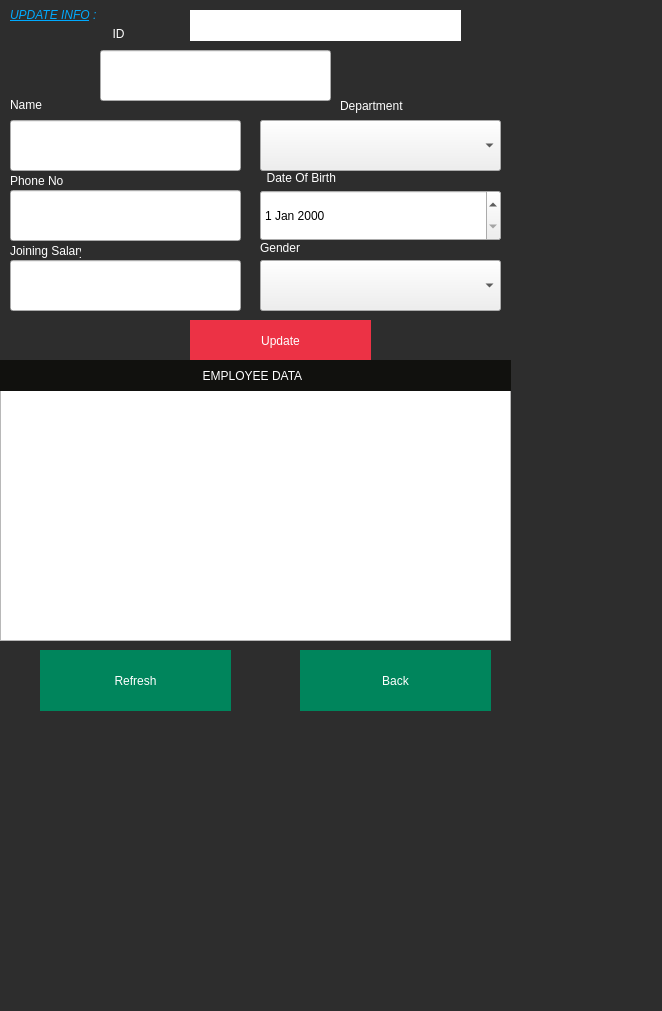
<?xml version="1.0" encoding="UTF-8"?>
<ui version="4.0">
 <class>Update</class>
 <widget class="QDialog" name="Update">
  <property name="geometry">
   <rect>
    <x>0</x>
    <y>0</y>
    <width>662</width>
    <height>1011</height>
   </rect>
  </property>
  <property name="windowTitle">
   <string>Dialog</string>
  </property>
  <property name="styleSheet">
   <string notr="true">#Update
{
	background:#2D2D2D;
}

</string>
  </property>
  <widget class="QLabel" name="upconnection">
   <property name="geometry">
    <rect>
     <x>190</x>
     <y>10</y>
     <width>271</width>
     <height>31</height>
    </rect>
   </property>
   <property name="styleSheet">
    <string notr="true">#upconnection
{
	background:white;
	color:black;
	border:none;
	padding-left:6px;
}</string>
   </property>
   <property name="text">
    <string/>
   </property>
  </widget>
  <widget class="QLabel" name="label_10">
   <property name="geometry">
    <rect>
     <x>10</x>
     <y>0</y>
     <width>111</width>
     <height>31</height>
    </rect>
   </property>
   <property name="text">
    <string>&lt;html&gt;&lt;head/&gt;&lt;body&gt;&lt;p&gt;&lt;span style=&quot; font-style:italic; text-decoration: underline; color:#00aaff;&quot;&gt;UPDATE INFO&lt;/span&gt;&lt;span style=&quot; font-style:italic; color:#00aaff;&quot;&gt; : &lt;/span&gt;&lt;/p&gt;&lt;/body&gt;&lt;/html&gt;</string>
   </property>
  </widget>
  <widget class="QPushButton" name="Back">
   <property name="geometry">
    <rect>
     <x>300</x>
     <y>650</y>
     <width>191</width>
     <height>61</height>
    </rect>
   </property>
   <property name="styleSheet">
    <string notr="true">#Back
{
	background:#00855C;
	border:none;
	color:white;
}

#Back:hover
{
	background:#2D2D2D;
	border:2px solid #00855C;
	color:#00855C;
}</string>
   </property>
   <property name="text">
    <string>Back</string>
   </property>
  </widget>
  <widget class="QPushButton" name="UpButton">
   <property name="geometry">
    <rect>
     <x>190</x>
     <y>320</y>
     <width>181</width>
     <height>41</height>
    </rect>
   </property>
   <property name="styleSheet">
    <string notr="true">#UpButton
{
	background:#EC3245;
	border:none;
	color:white;
}

#UpButton:hover
{
	background:#2d2d2d;
	border:2px solid #EC3245;
	color:#EC3245;
}</string>
   </property>
   <property name="text">
    <string>Update</string>
   </property>
  </widget>
  <widget class="QTableView" name="UptableView">
   <property name="geometry">
    <rect>
     <x>0</x>
     <y>390</y>
     <width>511</width>
     <height>251</height>
    </rect>
   </property>
  </widget>
  <widget class="QLineEdit" name="UpName">
   <property name="geometry">
    <rect>
     <x>10</x>
     <y>120</y>
     <width>231</width>
     <height>51</height>
    </rect>
   </property>
  </widget>
  <widget class="QLineEdit" name="Upid">
   <property name="geometry">
    <rect>
     <x>100</x>
     <y>50</y>
     <width>231</width>
     <height>51</height>
    </rect>
   </property>
  </widget>
  <widget class="QComboBox" name="Updep">
   <property name="geometry">
    <rect>
     <x>260</x>
     <y>120</y>
     <width>241</width>
     <height>51</height>
    </rect>
   </property>
  </widget>
  <widget class="QLineEdit" name="UpPhone">
   <property name="geometry">
    <rect>
     <x>10</x>
     <y>190</y>
     <width>231</width>
     <height>51</height>
    </rect>
   </property>
  </widget>
  <widget class="QComboBox" name="Upgen">
   <property name="geometry">
    <rect>
     <x>260</x>
     <y>260</y>
     <width>241</width>
     <height>51</height>
    </rect>
   </property>
  </widget>
  <widget class="QDateEdit" name="dateEdit">
   <property name="geometry">
    <rect>
     <x>260</x>
     <y>190</y>
     <width>241</width>
     <height>51</height>
    </rect>
   </property>
  </widget>
  <widget class="QLineEdit" name="UpSalary">
   <property name="geometry">
    <rect>
     <x>10</x>
     <y>260</y>
     <width>231</width>
     <height>51</height>
    </rect>
   </property>
  </widget>
  <widget class="QLabel" name="label">
   <property name="geometry">
    <rect>
     <x>0</x>
     <y>360</y>
     <width>511</width>
     <height>31</height>
    </rect>
   </property>
   <property name="styleSheet">
    <string notr="true">#label
{
	color:white;
	background:#11110E;
padding-left:10px;
}</string>
   </property>
   <property name="text">
    <string>                                                         EMPLOYEE DATA</string>
   </property>
  </widget>
  <widget class="QLabel" name="label_2">
   <property name="geometry">
    <rect>
     <x>10</x>
     <y>89</y>
     <width>71</width>
     <height>31</height>
    </rect>
   </property>
   <property name="styleSheet">
    <string notr="true">#label_2
{
	color:white;
}</string>
   </property>
   <property name="text">
    <string>Name</string>
   </property>
  </widget>
  <widget class="QLabel" name="label_3">
   <property name="geometry">
    <rect>
     <x>106</x>
     <y>23</y>
     <width>51</width>
     <height>21</height>
    </rect>
   </property>
   <property name="styleSheet">
    <string notr="true">#label_3
{
	color:white;
}</string>
   </property>
   <property name="text">
    <string>  ID</string>
   </property>
  </widget>
  <widget class="QLabel" name="label_4">
   <property name="geometry">
    <rect>
     <x>340</x>
     <y>95</y>
     <width>71</width>
     <height>21</height>
    </rect>
   </property>
   <property name="styleSheet">
    <string notr="true">#label_4
{
	color:white;
}</string>
   </property>
   <property name="text">
    <string>Department</string>
   </property>
  </widget>
  <widget class="QLabel" name="label_5">
   <property name="geometry">
    <rect>
     <x>10</x>
     <y>170</y>
     <width>71</width>
     <height>21</height>
    </rect>
   </property>
   <property name="styleSheet">
    <string notr="true">#label_5
{
	color:white;
}</string>
   </property>
   <property name="text">
    <string>Phone No</string>
   </property>
  </widget>
  <widget class="QLabel" name="label_6">
   <property name="geometry">
    <rect>
     <x>10</x>
     <y>240</y>
     <width>71</width>
     <height>21</height>
    </rect>
   </property>
   <property name="styleSheet">
    <string notr="true">#label_6
{
	color:white;
}</string>
   </property>
   <property name="text">
    <string>Joining Salary</string>
   </property>
  </widget>
  <widget class="QLabel" name="label_7">
   <property name="geometry">
    <rect>
     <x>260</x>
     <y>170</y>
     <width>91</width>
     <height>16</height>
    </rect>
   </property>
   <property name="styleSheet">
    <string notr="true">#label_7
{
	color:white;
}</string>
   </property>
   <property name="text">
    <string>  Date Of Birth</string>
   </property>
  </widget>
  <widget class="QLabel" name="label_8">
   <property name="geometry">
    <rect>
     <x>260</x>
     <y>240</y>
     <width>101</width>
     <height>16</height>
    </rect>
   </property>
   <property name="styleSheet">
    <string notr="true">#label_8
{
	color:white;
}</string>
   </property>
   <property name="text">
    <string>Gender</string>
   </property>
  </widget>
  <widget class="QPushButton" name="Ref">
   <property name="geometry">
    <rect>
     <x>40</x>
     <y>650</y>
     <width>191</width>
     <height>61</height>
    </rect>
   </property>
   <property name="styleSheet">
    <string notr="true">#Ref
{
	background:#00855C;
	border:none;
	color:white;
}

#Ref:hover
{
	background:#2D2D2D;
	border:2px solid #00855C;
	color:#00855C;
}</string>
   </property>
   <property name="text">
    <string>Refresh</string>
   </property>
  </widget>
 </widget>
 <resources/>
 <connections/>
</ui>
